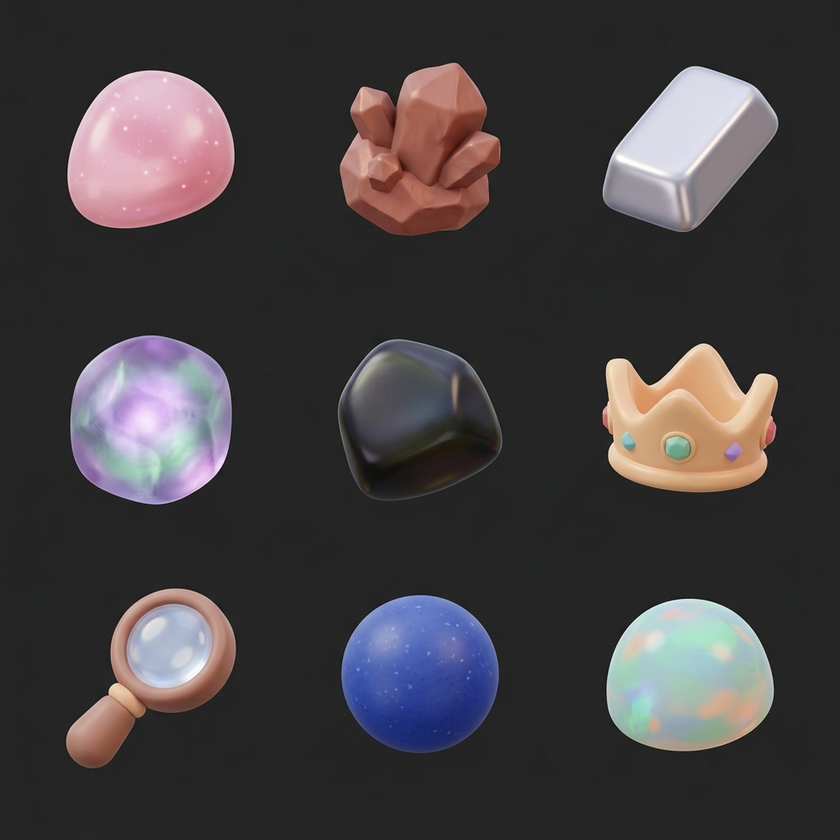
#> input picture creative_apply/sprite_gems_2_raw.png, 840 x 840 px, shrunk from 1024 x 1024 before the run
$ python erase_grid.py creative_apply/sprite_gems_2_raw.png
#> lines starting #> are read from the running program, lines starting #| are printed output that depends on the picture
import sys
from PIL import Image

def remove_grid(input_path, output_path):
#> called with input_path = 'creative_apply/sprite_gems_2_raw.png', output_path = 'creative_apply/sprite_gems_2_raw.png'
    try:
        img = Image.open(input_path).convert("RGBA")
        width, height = img.size
#> width = 840; height = 840

        cell_w = width / 3.0
#> cell_w = 280
        cell_h = height / 3.0
#> cell_h = 280

        data = list(img.getdata())
#> data = 705600 items
        new_data = []

        for i, d in enumerate(data):
            x = i % width
            y = i // width

            # cell coordinates
            cx = x % cell_w
            cy = y % cell_h

            # If within 20 pixels of any cell border, make it transparent
            # Also if it's black/dark, make it transparent
            if cx < 25 or cx > cell_w - 25 or cy < 25 or cy > cell_h - 25:
                new_data.append((d[0], d[1], d[2], 0))
            else:
                new_data.append(d)
#> this loop made 705600 passes
#> d on passes 1 to 3: (39, 36, 37, 255), (38, 36, 37, 255), (35, 35, 35, 255)
#> after the loop, new_data = 705600 items

        img.putdata(new_data)
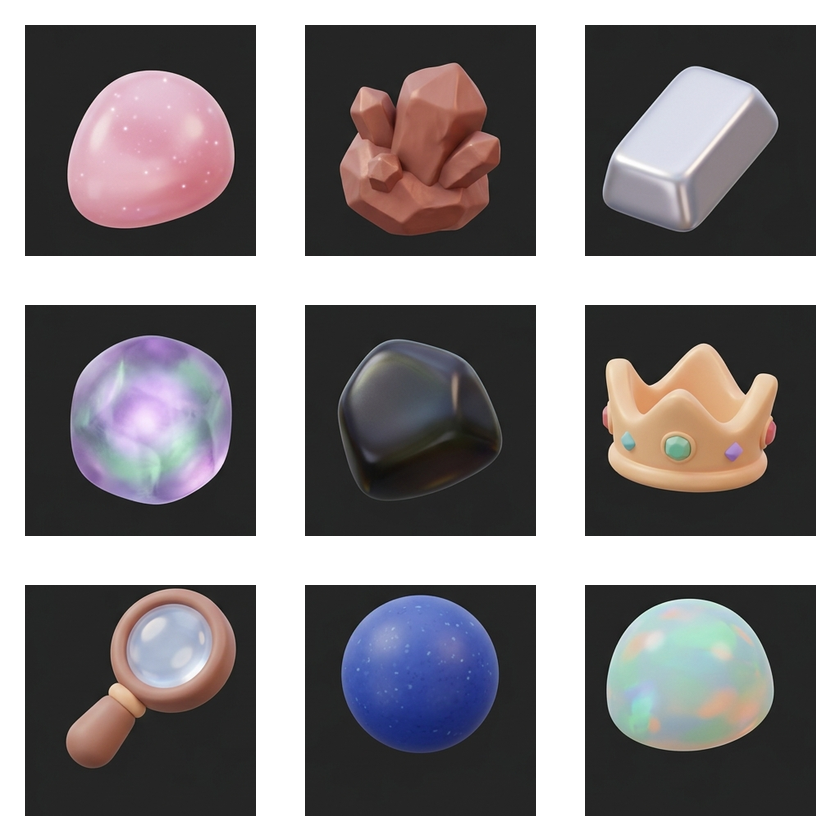
#> img: PIL image 840x840 RGBA; mean R, G, B, A 67, 62.9, 64.8, 173.6; transparent parts drawn white
        img.save(output_path)
        print(f"Processed {output_path}")
    except Exception as e:
        print(f"Error processing {input_path}: {e}")

if __name__ == "__main__":
    for arg in sys.argv[1:]:
        remove_grid(arg, arg)
